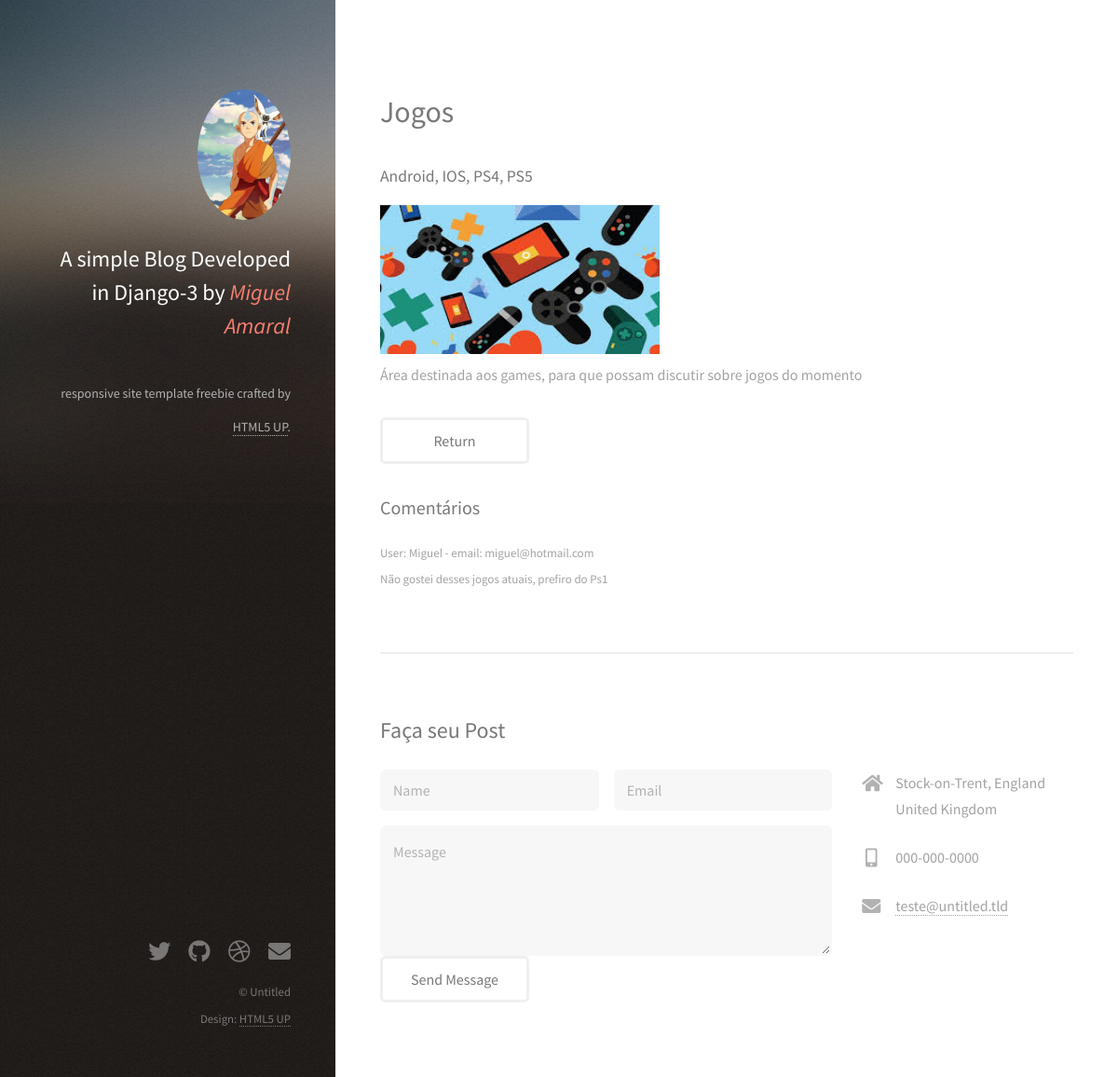
Screenshot of /post/2 with the database file from the repository.
### web/models.py (models this page shows, shortened)
class Post(models.Model):
    title = models.CharField(max_length=100)
    sub_title = models.CharField(max_length =200)
    content = models.TextField()
    categories = models.CharField(
        max_length=2,
        choices = Categorias.choices,
        default = Categorias.IC
    )
    aprovados_teste = models.BooleanField(default = True)
    imagem = models.ImageField(
        upload_to = 'post',
        null = True,
        blank = True
    )
    def full_name(self): # inventei essa função
        return self.title + self.sub_title
    full_name.admin_order_field = 'title' # Permite fazer o Filtro

class Contact(models.Model):
    name = models.CharField(max_length=150)
    email = models.EmailField()
    message = models.TextField()
    id_post = models.IntegerField(default = 2)
    def __str__(self):
        return self.name

### web/views.py (the view)
# urls.py: path('post/<int:id>', post_detail, name = 'post_detail'),
def post_detail(request,id):
    print(Contact.objects.all())
    post = Post.objects.get(id=id)
    contacts = Contact.objects.filter(id_post = id)
    return render(request, 'post_detail.html',{'post':post,'contacts':contacts})

### web/templates/post_detail.html (shortened to what this page needs)
{%extends 'base.html'%}
{%load static%}
{%block content%}
<section id="one">
	<header class="major">
		<h2>{{post.title}}</h2>
	</header>
	<h4>{{post.sub_title}}</h4>
	{%if post.imagem%}
	<img style="height:160px;width:300px" src="{{post.imagem.url}}" alt="" />
	{%else%}
	<img style="height:160px;width:300px" src="{% static 'images/thumbs/01.jpg'%}" alt="" />
	{%endif%}
	<p>{{post.content}}</p>
	<ul class="actions">
		<li><a href="{% url 'home' %}" class="button">Return</a></li>
	</ul>
</section>
<h3>Comentários</h3>
{% if contacts %}
	{%for contact in contacts%}
	<p style='font-size:13px;'>User: {{contact.name}} - email: {{contact.email}}
		<br>
		{{contact.message}}
	</p>
	{%endfor%}
{% else %}
	Seja o Primeiro a Comentar
{% endif %}
<section id="three">
	<h2>Faça seu Post</h2>
	<div class="row">
		<div class="col-8 col-12-small">
			<form method="post" action="{%url 'save-form' post.id%}">
				<div class="row gtr-uniform gtr-50">
					<div class="col-6 col-12-xsmall"><input type="text" name="name" id="name" placeholder="Name" />
					</div>
					<div class="col-6 col-12-xsmall"><input type="email" name="email" id="email" placeholder="Email" />
					</div>
					<div class="col-12"><textarea name="message" id="message" placeholder="Message" rows="4"></textarea>
					</div>
				</div>
				<input type="submit" value="Send Message" />
			</form>
		</div>
		<div class="col-4 col-12-small">
			<ul class="labeled-icons">
				<li>
					<h3 class="icon solid fa-home"><span class="label">Address</span></h3>
					Stock-on-Trent, England<br />
					United Kingdom
				</li>
				<li>
					<h3 class="icon solid fa-mobile-alt"><span class="label">Phone</span></h3>
					000-000-0000
				</li>
				<li>
					<h3 class="icon solid fa-envelope"><span class="label">Email</span></h3>
					<a href="#">teste@untitled.tld</a>
				</li>
			</ul>
		</div>
	</div>
</section>
{%endblock%}

### rows the page displays
Post: title "Jogos", sub_title "Android, IOS, PS4, PS5", imagem (picture), content "Área destinada aos games, para que possam discutir sobre jogos do momento"
Contact: name "Miguel", email "miguel@hotmail.com", message "Não gostei desses jogos atuais, prefiro do Ps1"
